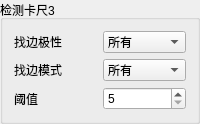
         <widget class="QGroupBox" name="groupBox_8">
          <property name="title">
           <string>检测卡尺3</string>
          </property>
          <layout class="QGridLayout" name="gridLayout_12">
           <item row="0" column="0">
            <widget class="QLabel" name="label_58">
             <property name="text">
              <string>找边极性</string>
             </property>
            </widget>
           </item>
           <item row="0" column="1">
            <widget class="QComboBox" name="comboBox_caliper3_transition">
             <item>
              <property name="text">
               <string>所有</string>
              </property>
             </item>
             <item>
              <property name="text">
               <string>黑到白</string>
              </property>
             </item>
             <item>
              <property name="text">
               <string>白到黑</string>
              </property>
             </item>
            </widget>
           </item>
           <item row="1" column="0">
            <widget class="QLabel" name="label_59">
             <property name="text">
              <string>找边模式</string>
             </property>
            </widget>
           </item>
           <item row="1" column="1">
            <widget class="QComboBox" name="comboBox_caliper3_select">
             <item>
              <property name="text">
               <string>所有</string>
              </property>
             </item>
             <item>
              <property name="text">
               <string>第一边</string>
              </property>
             </item>
             <item>
              <property name="text">
               <string>最后一边</string>
              </property>
             </item>
            </widget>
           </item>
           <item row="2" column="0">
            <widget class="QLabel" name="label_60">
             <property name="text">
              <string>阈值</string>
             </property>
            </widget>
           </item>
           <item row="2" column="1">
            <widget class="QSpinBox" name="spinBox_caliper3_thre">
             <property name="minimum">
              <number>5</number>
             </property>
             <property name="maximum">
              <number>60</number>
             </property>
            </widget>
           </item>
          </layout>
         </widget>
